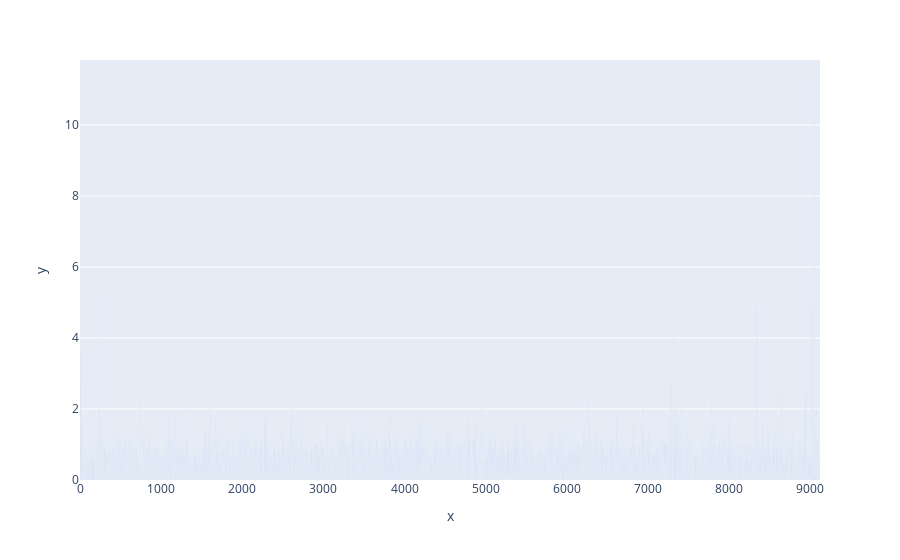

The code cell stored with this chart in its notebook:
### Code cell
import plotly.express as px
px.bar(y=full_shape_HIV[full_shape_HIV!=-1000])

### Figure 1 — Plotly figure (JSON) as saved in the notebook; plotly's stock layout.template omitted (floating-point values rounded to 4 significant figures; data arrays with more than 128 entries replaced by an {"elided": "..."} marker saying what was removed)
{"data": [{"alignmentgroup": "True", "hovertemplate": "x=%{x}<br>y=%{y}<extra></extra>", "legendgroup": "", "marker": {"color": "#636efa", "pattern": {"shape": ""}}, "name": "", "offsetgroup": "", "orientation": "v", "showlegend": false, "textposition": "auto", "type": "bar", "x": {"elided": "9120 int values"}, "xaxis": "x", "y": {"elided": "9120 float values"}, "yaxis": "y"}], "layout": {"barmode": "relative", "legend": {"tracegroupgap": 0}, "margin": {"t": 60}, "xaxis": {"anchor": "y", "domain": [0, 1], "title": {"text": "x"}}, "yaxis": {"anchor": "x", "domain": [0, 1], "title": {"text": "y"}}}}
